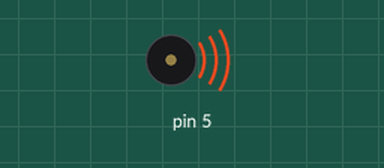
A sketch run on a simulated Arduino Uno, built with avr-gcc and run on an emulated ATmega328P. Parts: buzzer (waves = sounding).

Above: at 0.1 s.
At 3.1 s:
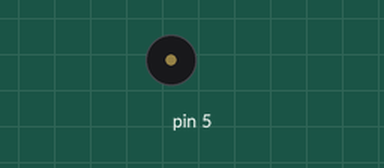
Timing chart, 0 to 4.6 s (numbered marks = the images above):
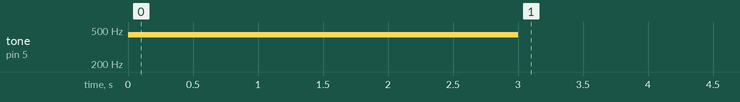

Measured:
- by itself, tone on pin 5: silent → 440 Hz at 0.00 s, → silent 3.0 s later

The sketch:

buzzer-test.ino
```cpp
void setup() {
  // put your setup code here, to run once:
  tone(5, 440, 3000);
}

void loop() {
  // put your main code here, to run repeatedly:

}
```
